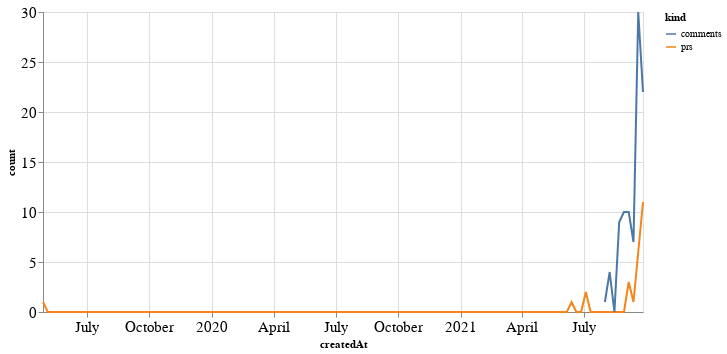

The code cell stored with this chart in its notebook:
### Code cell
alt.Chart(total_time, width=600).mark_line().encode(
    x='createdAt',
    y='count',
    color='kind'
)

### Figure 1 — Vega-Lite specification as saved in the notebook (floating-point values rounded to 4 significant figures; data arrays with more than 128 entries replaced by an {"elided": "..."} marker saying what was removed)
{"config": {"axisLeft": {"labelFontSize": 15}, "axisBottom": {"labelFontSize": 15}}, "data": {"name": "data-1de6bc09c5a182a2bc35e1a04da5d8ec"}, "mark": "line", "encoding": {"color": {"type": "nominal", "field": "kind"}, "x": {"type": "temporal", "field": "createdAt"}, "y": {"type": "quantitative", "field": "count"}}, "width": 600, "$schema": "https://vega.github.io/schema/vega-lite/v4.8.1.json", "datasets": {"data-1de6bc09c5a182a2bc35e1a04da5d8ec": {"elided": "254 records"}}}
